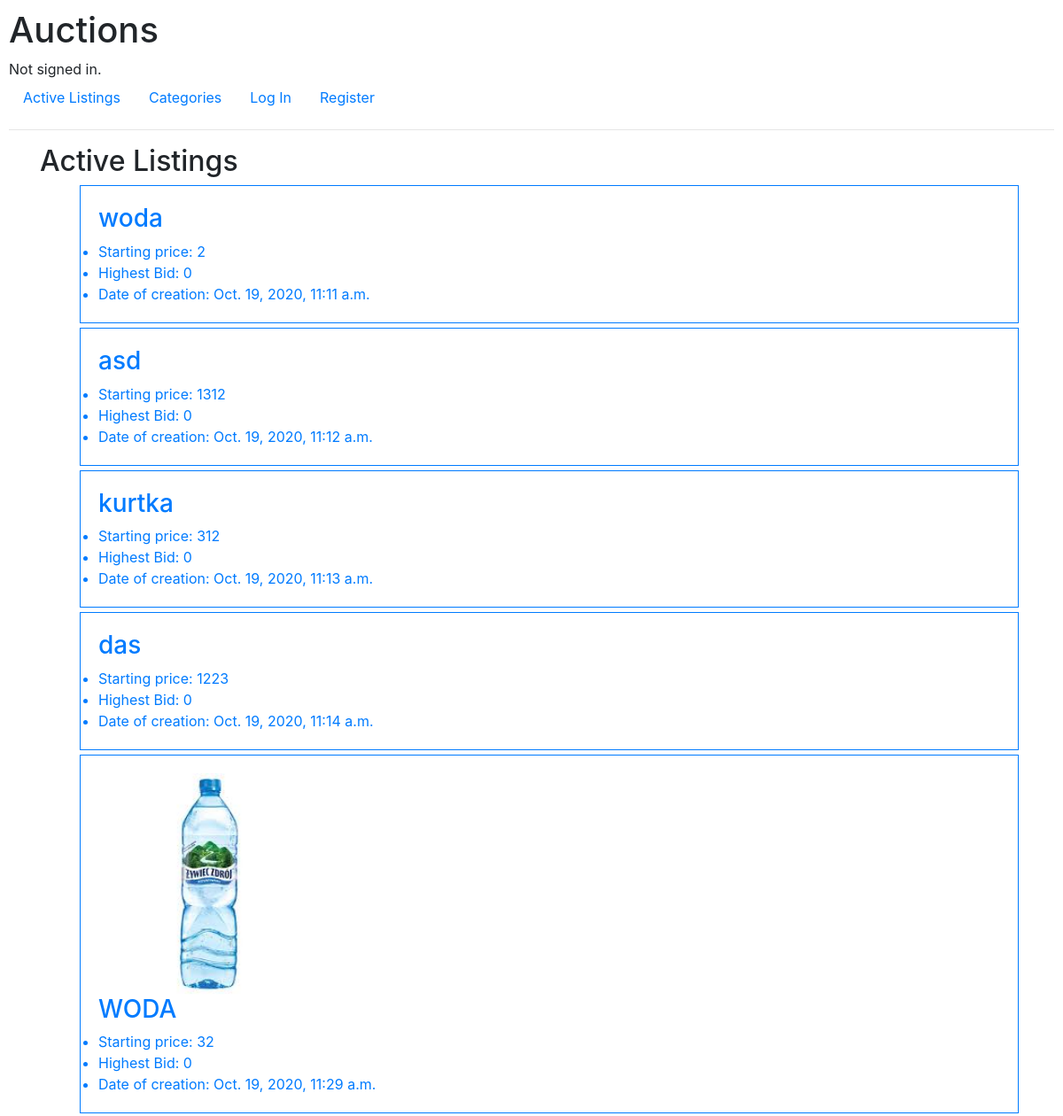
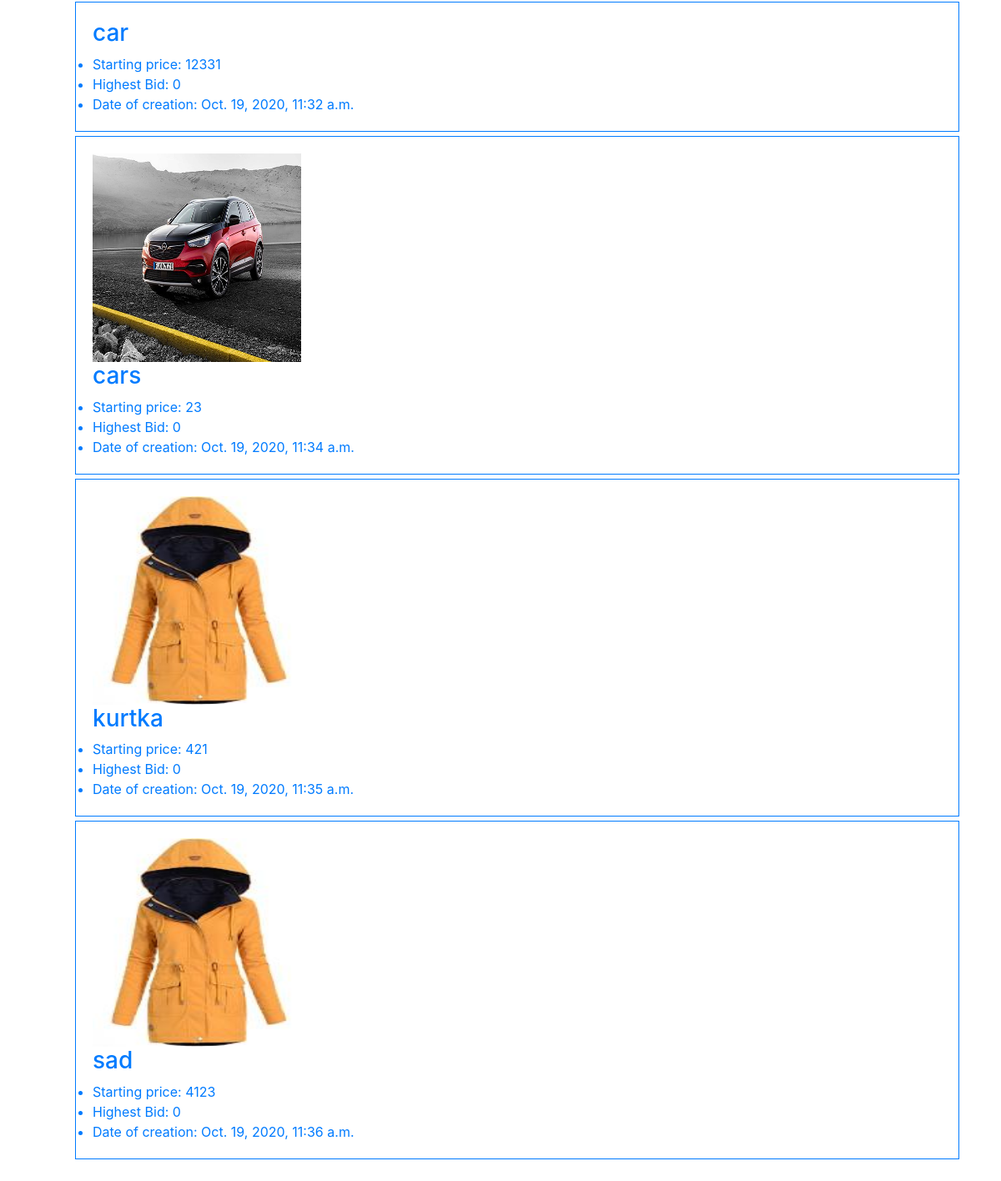
The page / on the database its author committed (2 pictures, top to bottom).
### auctions/models.py (models this page shows, shortened)
class Auction(models.Model):
    name = models.CharField(max_length=64)
    price = models.IntegerField()
    current_bid = models.IntegerField()
    creation_date = models.DateTimeField()
    photos = models.ManyToManyField(Photo, related_name='photos', blank=True)
    auction_category = models.ForeignKey(Category, on_delete=models.CASCADE, related_name="categories")
    creator = models.ForeignKey(User, on_delete=models.CASCADE, blank=True, related_name="creator")

class Photo(models.Model):
    image_name = models.TextField()
    url = models.TextField()

### auctions/views.py (the view)
# urls.py: path("", views.index, name="index"),
def index(request):
    return render(request, "auctions/index.html",{
        "auctions":Auction.objects.all(),
        "photos":Photo.objects.all(),
    })

### auctions/templates/auctions/index.html (shortened to what this page needs)
{% extends "auctions/layout.html" %}
{% load static %}
{% block body %}
<div class="container">
    <h2>Active Listings</h2>
    <ul>
        {% for auction in auctions %}
        <a href="{% url 'listing' auction.id %}">
            <div class="listening">
                {% for n in auction.photos.all %}
                    <img src="{% static n.url %}" width="250" height="250">
                {% endfor %}
                <h3>{{auction.name}}</h3>
                <li>
                    Starting price: {{auction.price}}
                </li>
                <li>
                    Highest Bid: {{auction.current_bid}}
                </li>
                <li>
                    Date of creation: {{auction.creation_date}}
                </li>
            </div>
        </a>
        {% endfor %}
    </ul>
</div>
{% endblock %}

### auctions/templates/auctions/layout.html (shortened to what this page needs)
{% load static %}
<!DOCTYPE html>
<html lang="en">
    <head>
        <link rel="stylesheet" href="https://stackpath.bootstrapcdn.com/bootstrap/4.4.1/css/bootstrap.min.css">
        <link href="{% static 'auctions/styles.css' %}" rel="stylesheet">
    </head>
    <body>
        <div class="">
            <h1>Auctions</h1>
            <div>
                {% if user.is_authenticated %}
                    Signed in as <strong>{{ user.username }}</strong>.
                {% else %}
                    Not signed in.
                {% endif %}
            </div>
            <ul class="nav">
                <li class="nav-item">
                    <a class="nav-link" href="{% url 'index' %}">Active Listings</a>
                </li>
                <li class="nav-item">
                    <a class="nav-link" href="{% url 'categories' %}">Categories</a>
                </li>
                {% if user.is_authenticated %}
                    <li class="nav-item">
                        <a class="nav-link" href="{% url 'create' %}">Create Listing</a>
                    </li>
                    <li class="nav-item">
                        <a class="nav-link" href="{% url 'watchlist' %}">Watch List</a>
                    </li>
                    <li class="nav-item">
                        <a class="nav-link" href="{% url 'logout' %}">Log Out</a>
                    </li>
                {% else %}
                    <li class="nav-item">
                        <a class="nav-link" href="{% url 'login' %}">Log In</a>
                    </li>
                    <li class="nav-item">
                        <a class="nav-link" href="{% url 'register' %}">Register</a>
                    </li>
                {% endif %}
            </ul>
        </div>
        <hr>
        {% block body %}
        {% endblock %}
    </body>
</html>

### auctions/static/auctions/styles.css (style rules this page uses)
body { padding: 10px; }
.listening { padding: 20px; border-width: 1px; border-style: solid; margin: 5px; }

### rows shown on the page
Auction: name "woda", price "2", current_bid "0", creation_date "Oct. 19, 2020, 11:11 a.m."
Auction: name "asd", price "1312", current_bid "0", creation_date "Oct. 19, 2020, 11:12 a.m."
Auction: name "kurtka", price "312", current_bid "0", creation_date "Oct. 19, 2020, 11:13 a.m."
Auction: name "das", price "1223", current_bid "0", creation_date "Oct. 19, 2020, 11:14 a.m."
Auction: name "WODA", price "32", current_bid "0", creation_date "Oct. 19, 2020, 11:29 a.m."
Photo: url (picture)
Auction: name "car", price "12331", current_bid "0", creation_date "Oct. 19, 2020, 11:32 a.m."
Auction: name "cars", price "23", current_bid "0", creation_date "Oct. 19, 2020, 11:34 a.m."
Photo: url (picture)
Auction: name "kurtka", price "421", current_bid "0", creation_date "Oct. 19, 2020, 11:35 a.m."
Photo: url (picture)
Auction: name "sad", price "4123", current_bid "0", creation_date "Oct. 19, 2020, 11:36 a.m."
Photo: url (picture)
